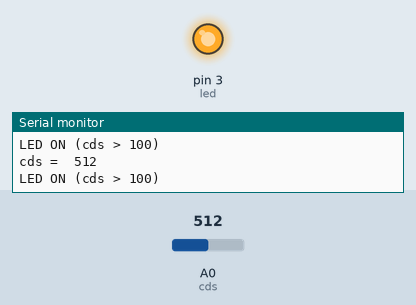
Recording of a sketch running on a simulated Arduino Uno, built with avr-gcc and run on an emulated ATmega328P. Parts: output pins drawn as LEDs (lit = HIGH), the last lines printed to the serial monitor. Inputs (shaded band) come from the test bench; at power-on: A0 (cds) = 512.

Above: at 1.2 s.
1.3 s: A0 (cds) set to 109
2.8 s: A0 (cds) set to 95
At 3.2 s:
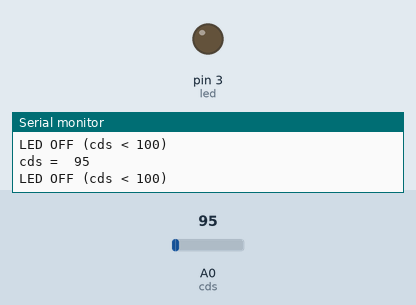
4.3 s: A0 (cds) set to 122
At 5.6 s:
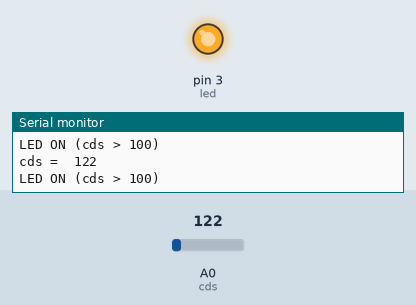
5.9 s: A0 (cds) set to 90
At 7.1 s:
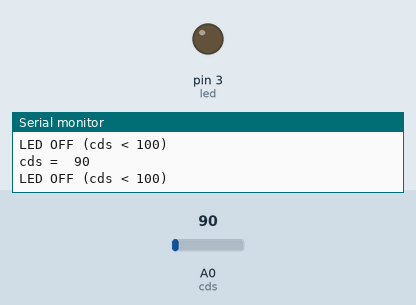
Timing chart, 0 to 8.5 s (numbered marks = the images above; inputs shaded):
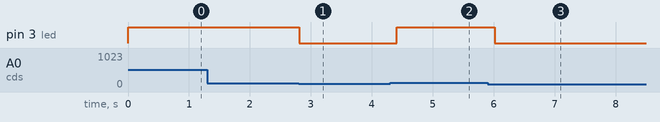

The sketch:

CDS.ino
```cpp
int cds = A0;

int led = 3;

void setup() {
  Serial.begin(9600);
  pinMode(3, OUTPUT);
}

void loop() {
  int cdsValue = analogRead(cds);

  Serial.print("cds =  ");
  Serial.println(cdsValue);

  if (cdsValue > 100) {
    digitalWrite(led, HIGH);
    Serial.println("LED ON (cds > 100)");
  }
  else {
    digitalWrite(led, LOW);
    Serial.println("LED OFF (cds < 100)");
  }
  delay(200);
}
```

Measured:
- the behaviour switches between 101 and 100 on A0 (cds) (found by bisection; images 0 and 1)
- after the input at 2.8 s, pin 3 (led): HIGH → LOW at once
- after the input at 4.3 s, pin 3 (led): LOW → HIGH after 0.11 s
- after the input at 5.9 s, pin 3 (led): HIGH → LOW after 0.12 s
